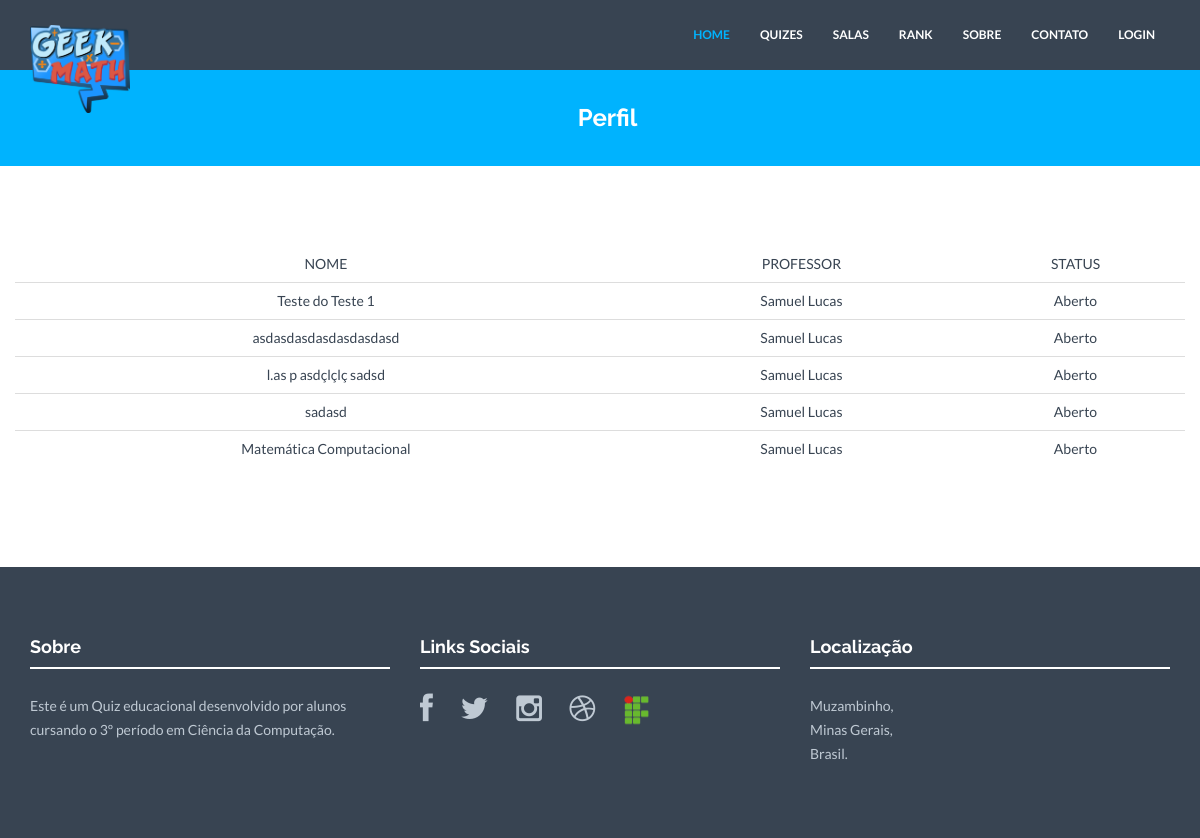
/index.php/front_quiz, run on the app's committed database.
### tables this page shows
CREATE TABLE IF NOT EXISTS `quiz` (
  `quiz_id` int(11) NOT NULL AUTO_INCREMENT,
  `quiz_nome` tinytext,
  `quiz_descricao` longtext,
  `Professor_prof_id` int(11) NOT NULL,
  PRIMARY KEY (`quiz_id`,`Professor_prof_id`),
  KEY `fk_Quiz_Professor1_idx` (`Professor_prof_id`),
  CONSTRAINT `fk_Quiz_Professor1` FOREIGN KEY (`Professor_prof_id`) REFERENCES `professor` (`prof_id`) ON DELETE NO ACTION ON UPDATE NO ACTION
);

CREATE TABLE IF NOT EXISTS `professor` (
  `prof_id` int(11) NOT NULL AUTO_INCREMENT,
  `prof_nome` tinytext,
  `prof_senha` tinytext,
  `prof_email` tinytext,
  `prof_descricao` tinytext,
  `prof_foto` tinytext,
  `prof_nomecompleto` tinytext,
  `prof_ativo` int(11) DEFAULT NULL,
  PRIMARY KEY (`prof_id`)
);

### application/controllers/Front_Quiz.php (called while the page is built, shortened)
<?php
	class Front_Quiz extends CI_Controller {
		public function __construct(){
			$this->load->model('Model_Quiz');
			$this->load->model('Model_Perguntas');
			$this->load->model('Model_Aluno');
		}
		public function index(){
			$dados = array();
			$this->Model_Quiz->id_professor = $this->session->userdata('id');
			$dados['quiz'] = $this->Model_Quiz->getall();
			$this->load->view('Front_Header');
			$this->load->view('Front_Quiz',$dados);
			$this->load->view('Front_Footer');
		}
	}
?>

### index.php (called while the page is built, shortened)
<?php
require_once BASEPATH.'core/CodeIgniter.php';

### application/models/Model_Quiz.php (called while the page is built, shortened)
<?php
	class Model_quiz extends CI_Model{
		public function getall(){
			$this->db->join('professor', 'professor.prof_id = quiz.Professor_prof_id');
			return $this->db->get('quiz')->result();
		}
	}
?>

### application/views/Front_Quiz.php (the view)
<div id="blue">
	<div class="container">
		<div class="row" style="text-align:center">
			<h3>Perfil</h3>
		</div>
	</div>
</div>
<div class="container mtb">
	<div class="row" style="text-align: center;">
		<table class="table table-hover">
			<thead>
				<tr>
					<td>NOME</td>
					<td>PROFESSOR</td>
					<td>STATUS</td>
				</tr>
			</thead>
			<tbody>
				<?php foreach($quiz as $qz): ?>
				<tr>
					<td onclick="location.href = 'Front_Quiz/view_quiz?id='+<?= $qz->quiz_id ?>" style="cursor: pointer;"><?= $qz->quiz_nome?></td>
					<td onclick="location.href = 'Front_Quiz/view_quiz?id='+<?= $qz->quiz_id ?>" style="cursor: pointer;"><?= $qz->prof_nome?></td>
					<td>Aberto</td>
				</tr>
				<?php endforeach; ?>
			</tbody>
		</table>
	</div>
</div>

### conf/Frontend/css/style.css (style rules this page uses)
* { margin: 0; padding: 0px; }
body { background: #ffffff; margin: 0; height: 100%; color: #384452; font-family: 'Lato', sans-serif; font-weight: 400; }
h1, h2, h3, h4, h5, h6 { font-family: 'Raleway', sans-serif; font-weight: 700; }
.mtb { margin-top: 80px; margin-bottom: 80px; }
#blue { background: #00b3fe; margin-top: 60px; margin-bottom: 60px; padding-top: 25px; padding-bottom: 25px; }
#blue h3 { color: white; margin-left: 15px; }

### data on the page
quiz: quiz_nome "Teste do Teste 1", Professor_prof.prof_nome "Samuel Lucas"
quiz: quiz_nome "asdasdasdasdasdasdasd", Professor_prof.prof_nome "Samuel Lucas"
quiz: quiz_nome "l.as p asdçlçlç sadsd", Professor_prof.prof_nome "Samuel Lucas"
quiz: quiz_nome "sadasd", Professor_prof.prof_nome "Samuel Lucas"
quiz: quiz_nome "Matemática Computacional", Professor_prof.prof_nome "Samuel Lucas"
